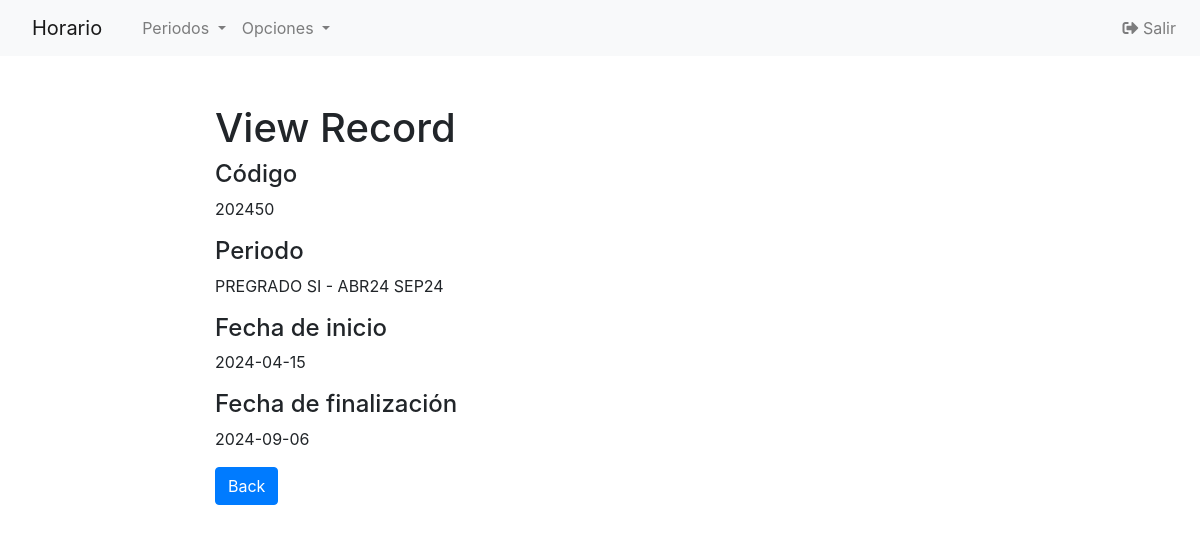
/Codigo/php/periodos-read.php?ID_periodo=2 (signed in), run on the app's committed database.
### tables this page shows
CREATE TABLE `periodos` (
  `ID_periodo` int(11) NOT NULL,
  `codigo` varchar(6) DEFAULT NULL,
  `nombre` varchar(45) DEFAULT NULL,
  `fecha_inicio` date DEFAULT NULL,
  `fecha_fin` date DEFAULT NULL,
  `estado` int(11) NOT NULL DEFAULT '0'
);

### Codigo/php/periodos-read.php (the view, shortened to what this page needs)
<?php
if(isset($_GET["ID_periodo"]) && !empty($_GET["ID_periodo"])){
    require_once "config.php";
    $sql = "SELECT * FROM periodos WHERE ID_periodo = ?";
    if($stmt = mysqli_prepare($link, $sql)){
        $param_id = trim($_GET["ID_periodo"]);
		if (is_int($param_id)) $__vartype = "i";
		elseif (is_string($param_id)) $__vartype = "s";
		elseif (is_numeric($param_id)) $__vartype = "d";
		else $__vartype = "b";
        mysqli_stmt_bind_param($stmt, $__vartype, $param_id);
        if(mysqli_stmt_execute($stmt)){
            $result = mysqli_stmt_get_result($stmt);
            if(mysqli_num_rows($result) == 1){
                $row = mysqli_fetch_array($result, MYSQLI_ASSOC);
            } else{
                header("location: error.php");
                exit();
            }
        } else{
            echo "Oops! Something went wrong. Please try again later.<br>".$stmt->error;
        }
    }
} else{
    header("location: error.php");
    exit();
}
?>
<!DOCTYPE html>
<html lang="en">
<head>
    <link rel="stylesheet" href="https://stackpath.bootstrapcdn.com/bootstrap/4.5.0/css/bootstrap.min.css">
</head>
<?php require_once('navbar.php'); ?>
<body>
    <section class="pt-5">
        <div class="container-fluid">
            <div class="row">
                <div class="col-md-8 mx-auto">
                    <div class="page-header">
                        <h1>View Record</h1>
                    </div>
                     <div class="form-group">
                            <h4>Código</h4>
                            <p class="form-control-static"><?php echo htmlspecialchars($row["codigo"]); ?></p>
                        </div><div class="form-group">
                            <h4>Periodo</h4>
                            <p class="form-control-static"><?php echo htmlspecialchars($row["nombre"]); ?></p>
                        </div><div class="form-group">
                            <h4>Fecha de inicio</h4>
                            <p class="form-control-static"><?php echo htmlspecialchars($row["fecha_inicio"]); ?></p>
                        </div><div class="form-group">
                            <h4>Fecha de finalización</h4>
                            <p class="form-control-static"><?php echo htmlspecialchars($row["fecha_fin"]); ?></p>
                        </div>
                    <p><a href="periodos-index.php" class="btn btn-primary">Back</a></p>
                </div>
            </div>
        </div>
    </section>
</body>
</html>

### data on the page
periodos: codigo "202450", nombre "PREGRADO SI - ABR24 SEP24", fecha_inicio "2024-04-15", fecha_fin "2024-09-06"
